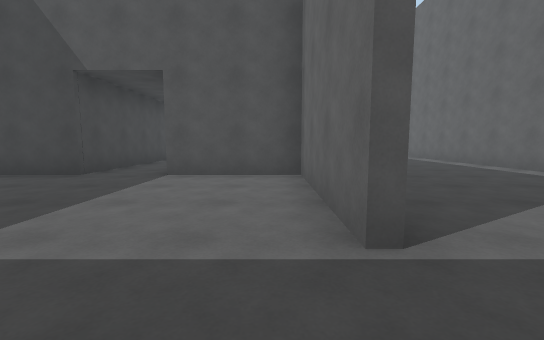
[1] (above)

16 first-person views from a walk through a Unity game level. The camera is 1.2 m above the floor, tilts 6° down and sees 90° across. The floor is counted in squares, 2 m on a side. Each view is taken from the middle of a square. On the plan, view 1 faces up. The plan holds only what a view shows up to about 9 squares ahead; the rest is blank. The player character is not drawn.

[2]
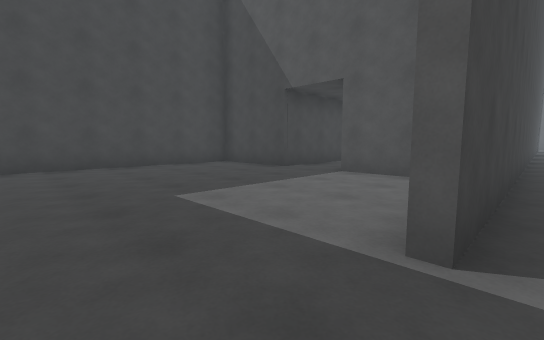

[3]
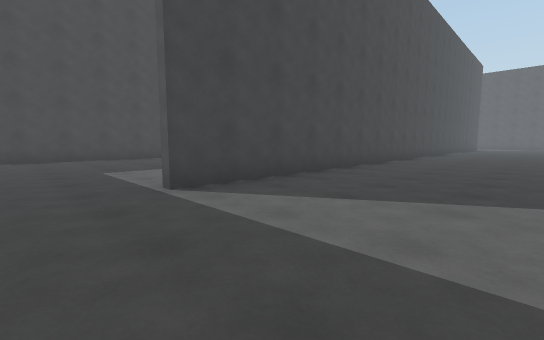

[4]
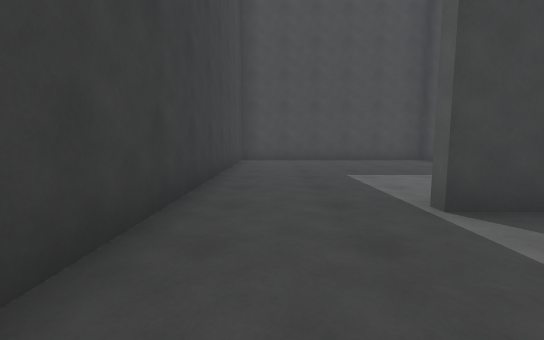

[5]
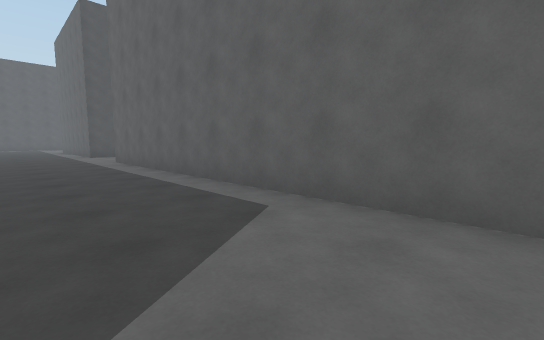

[6]
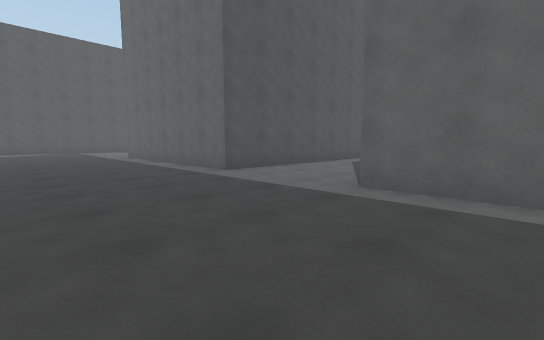

[7]
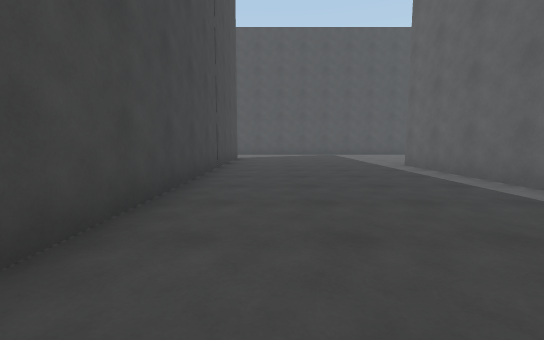

[8]
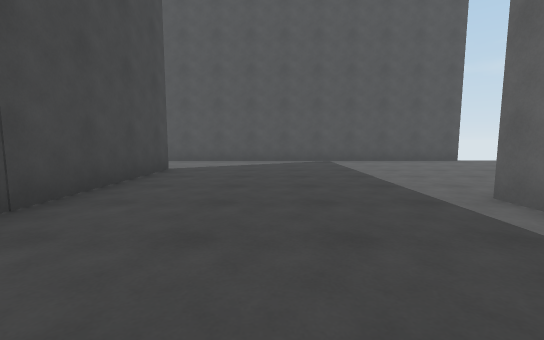

[9]
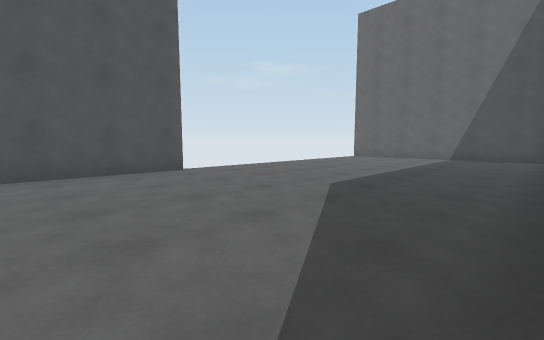

[10]
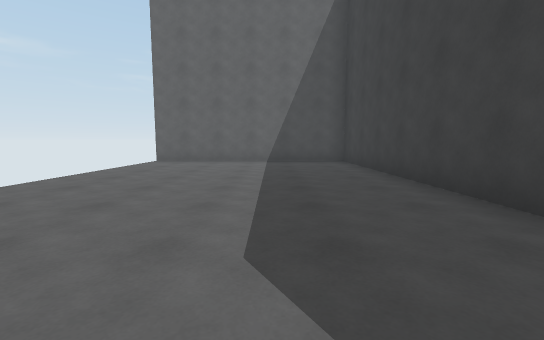

[11]
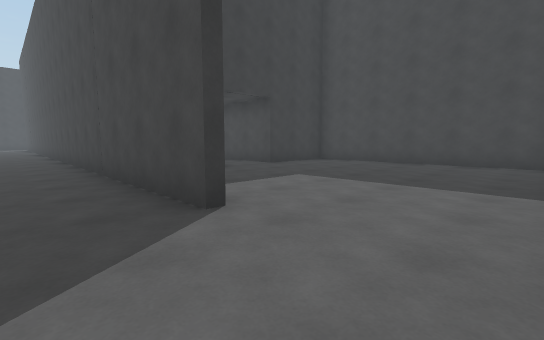

[12]
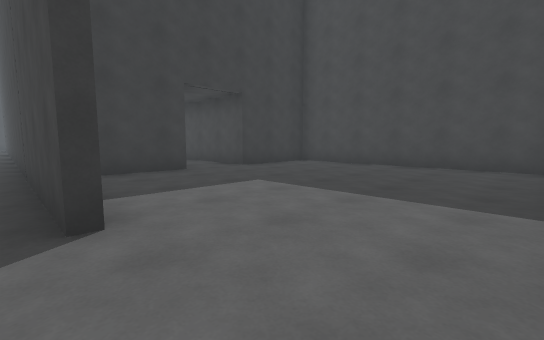

[13]
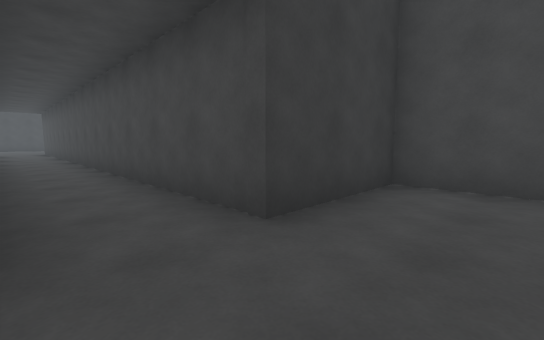

[14]
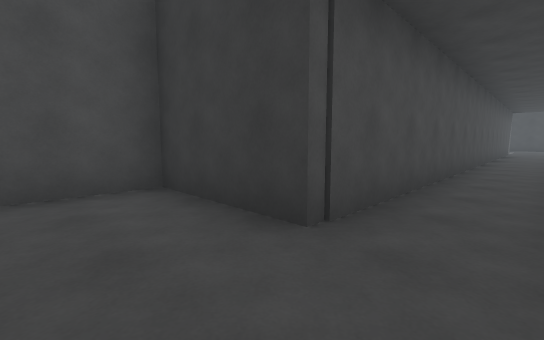

[15]
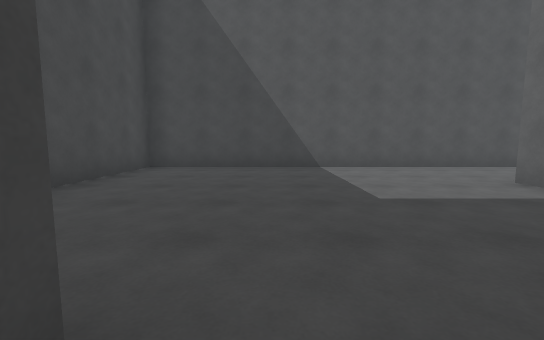

[16]
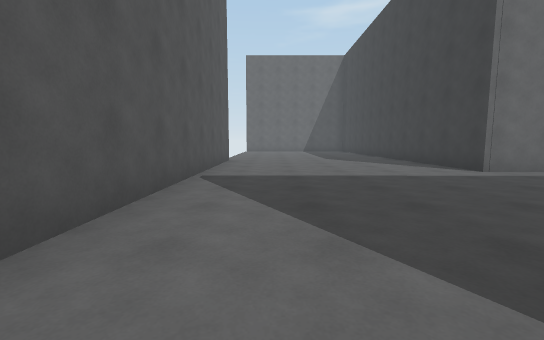

### Floor plan
Points are (right, up) in squares from view 1. A wall is a line through its corners. A room is listed if a view was taken in it or the views show most of it. See-through windows are left out.
Room 1 (view 1)
walls: (-3.4, 4.9) (-5.9, 4.9) (-5.9, -1) (0.6, -1); (0.5, 1.4) (0.5, 4.9) (-2, 4.9)
ways out: opening at (-3, 5) to room 2; opening at (1, 0.5) to room 2
Room 2 (views 2, 3, 4, 5, 6, 7, 8, 9, 10, 11, 12, 13, 14, 15, 16)
walls: (5.3, 13.7) (5.3, 19.8) (16.2, 19.8) (16.2, 25.5); (0.7, 23) (0.7, 1.4); (8.8, 25.4) (-5.9, 25.4) (-5.9, 19.5) (-3.4, 19.5) (-3.4, 4.9); (-1.9, 9.2) (-1.9, 19.5) (0.5, 19.5) (0.5, 23); (5.3, 1.9) (5.3, 10.8); (0.6, -1) (2.1, -1)
ways out: opening at (-3, 5) to room 1; opening at (1, 0.5) to room 1; opening at (5.5, 12.5)

Positions as (right, up) in squares from view 1, and headings:
1: (0, 0), facing up
2: (1, 0), facing up-left
3: (4, 0), facing up-left
4: (3, 0), facing left
5: (3, 2), facing up-right
6: (2, 9), facing up-right
7: (2, 13), facing up
8: (3, 17), facing up
9: (6, 20), facing up-right
10: (8, 22), facing right
11: (2, 25), facing down-left
12: (1, 25), facing down-left
13: (-2, 21), facing down-left
14: (-3, 21), facing down-right
15: (-3, 19), facing up
16: (0, 24), facing right
